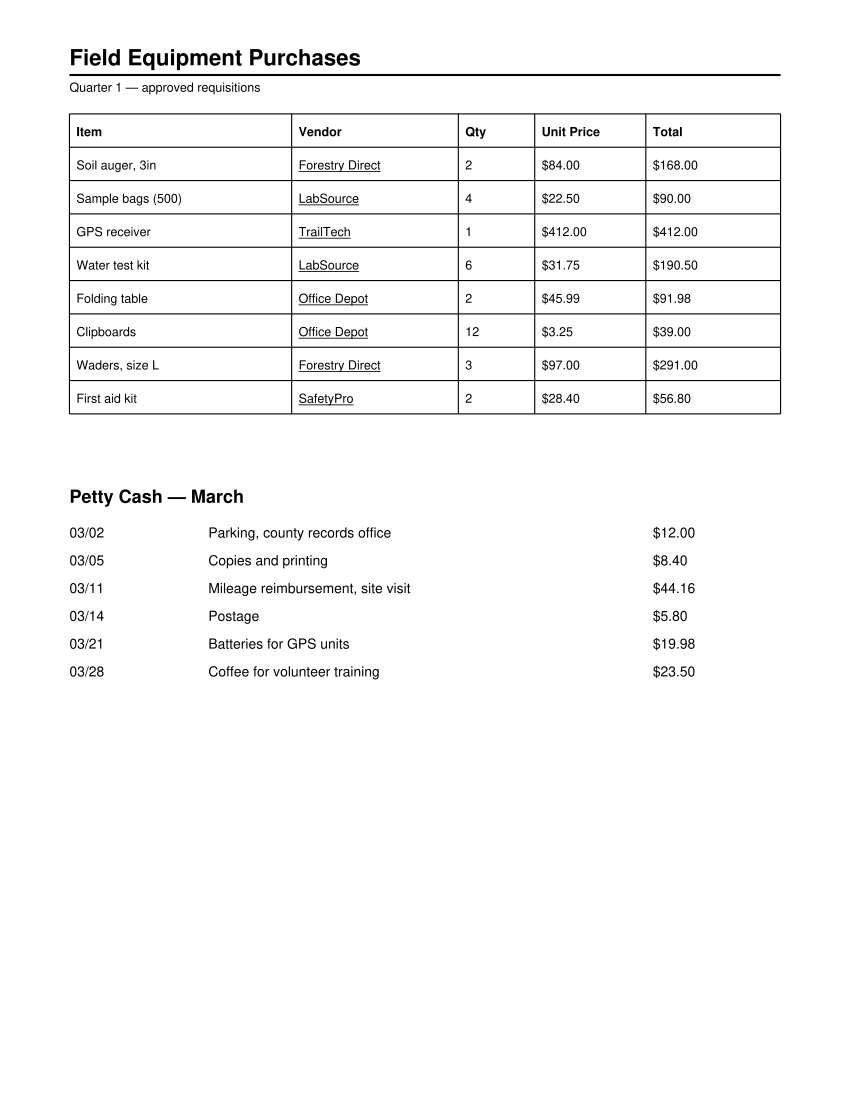

Write Python code to recreate this figure.
"""Generate pdfs/guides-ruled-sample.pdf — synthetic fixture for the Guides tutorial.

Run with: uv run --with reportlab python temp/make_guides_ruled_sample.py

One letter page, two tables:

1. "Field Equipment Purchases" — a fully ruled 5-column table (vector lines for
   every row and column boundary). Vendor names are underlined with short drawn
   lines, so naive horizontal line detection picks up 8 spurious boundaries —
   motivates from_lines(n=...). A decorative rule under the page title sits
   outside the table region.

2. "Petty Cash — March" — a 3-column listing with no ruling lines at all,
   separated only by whitespace gaps. Amounts are left-aligned so they share a
   common x0 (used for the snap_to_content demo).
"""

from reportlab.lib.pagesizes import letter
from reportlab.pdfgen import canvas

OUT = "pdfs/guides-ruled-sample.pdf"

W, H = letter  # 612 x 792

c = canvas.Canvas(OUT, pagesize=letter)

# --- Title + decorative rule (outside any table) ---
c.setFont("Helvetica-Bold", 16)
c.drawString(50, 745, "Field Equipment Purchases")
c.setLineWidth(1.5)
c.line(50, 738, 562, 738)
c.setFont("Helvetica", 9)
c.drawString(50, 726, "Quarter 1 — approved requisitions")

# --- Table 1: ruled, 5 columns, header + 8 data rows ---
col_x = [50, 210, 330, 385, 465, 562]
top_y = 710
row_h = 24
n_rows = 9  # header + 8 data

rows = [
    ("Item", "Vendor", "Qty", "Unit Price", "Total"),
    ("Soil auger, 3in", "Forestry Direct", "2", "$84.00", "$168.00"),
    ("Sample bags (500)", "LabSource", "4", "$22.50", "$90.00"),
    ("GPS receiver", "TrailTech", "1", "$412.00", "$412.00"),
    ("Water test kit", "LabSource", "6", "$31.75", "$190.50"),
    ("Folding table", "Office Depot", "2", "$45.99", "$91.98"),
    ("Clipboards", "Office Depot", "12", "$3.25", "$39.00"),
    ("Waders, size L", "Forestry Direct", "3", "$97.00", "$291.00"),
    ("First aid kit", "SafetyPro", "2", "$28.40", "$56.80"),
]

bottom_y = top_y - n_rows * row_h

# Grid lines
c.setLineWidth(0.8)
for i in range(n_rows + 1):
    y = top_y - i * row_h
    c.line(col_x[0], y, col_x[-1], y)
for x in col_x:
    c.line(x, bottom_y, x, top_y)

# Cell text; vendor column underlined (hyperlink style)
for r, row in enumerate(rows):
    y_base = top_y - (r + 1) * row_h + 8
    c.setFont("Helvetica-Bold" if r == 0 else "Helvetica", 9)
    for col, text in enumerate(row):
        x = col_x[col] + 5
        c.drawString(x, y_base, text)
        if r > 0 and col == 1:  # underline vendor names
            width = c.stringWidth(text, "Helvetica", 9)
            c.setLineWidth(0.6)
            c.line(x, y_base - 1.5, x + width, y_base - 1.5)

# --- Table 2: no lines at all, 3 columns with whitespace gaps ---
c.setFont("Helvetica-Bold", 13)
c.drawString(50, 430, "Petty Cash — March")

petty = [
    ("03/02", "Parking, county records office", "$12.00"),
    ("03/05", "Copies and printing", "$8.40"),
    ("03/11", "Mileage reimbursement, site visit", "$44.16"),
    ("03/14", "Postage", "$5.80"),
    ("03/21", "Batteries for GPS units", "$19.98"),
    ("03/28", "Coffee for volunteer training", "$23.50"),
]

p_top = 405
p_row_h = 20
c.setFont("Helvetica", 10)
for r, (date, desc, amount) in enumerate(petty):
    y = p_top - r * p_row_h
    c.drawString(50, y, date)
    c.drawString(150, y, desc)
    c.drawString(470, y, amount)  # left-aligned: shared x0

c.save()
print(f"wrote {OUT}")
